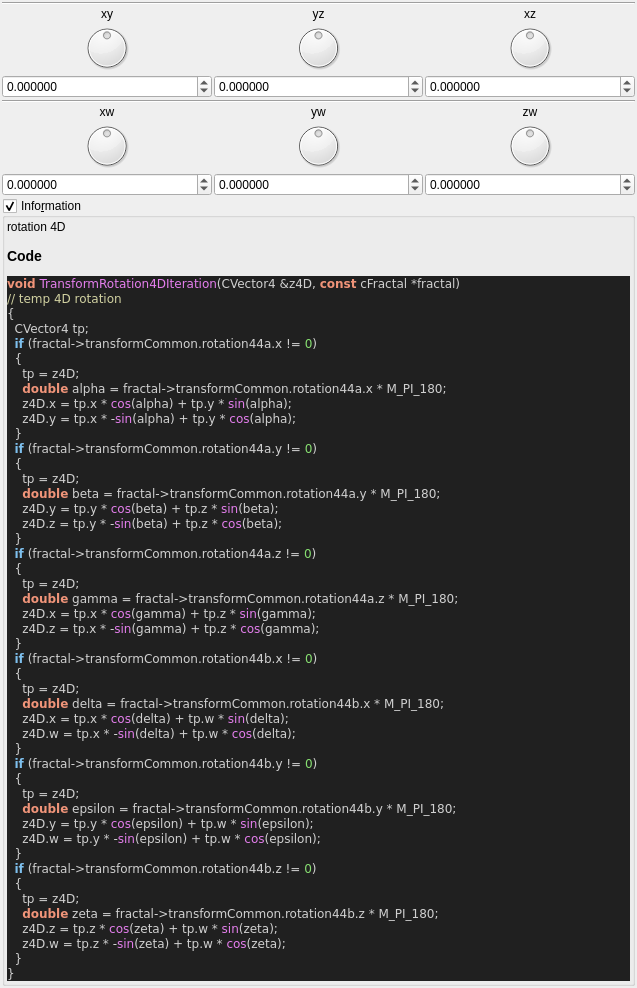
 <widget class="QWidget" name="Form">
  <property name="geometry">
   <rect>
    <x>0</x>
    <y>0</y>
    <width>637</width>
    <height>709</height>
   </rect>
  </property>
  <property name="windowTitle">
   <string notr="true">transf_rotation_4D</string>
  </property>
  <layout class="QVBoxLayout" name="verticalLayout">
   <property name="spacing">
    <number>2</number>
   </property>
   <property name="leftMargin">
    <number>2</number>
   </property>
   <property name="topMargin">
    <number>2</number>
   </property>
   <property name="rightMargin">
    <number>2</number>
   </property>
   <property name="bottomMargin">
    <number>2</number>
   </property>
   <item>
    <layout class="QGridLayout" name="gridLayout_11">
     <property name="spacing">
      <number>2</number>
     </property>
     <item row="2" column="2">
      <widget class="QLabel" name="label_37">
       <property name="text">
        <string notr="true">xz</string>
       </property>
       <property name="alignment">
        <set>Qt::AlignCenter</set>
       </property>
      </widget>
     </item>
     <item row="2" column="1">
      <widget class="QLabel" name="label_38">
       <property name="text">
        <string notr="true">yz</string>
       </property>
       <property name="alignment">
        <set>Qt::AlignCenter</set>
       </property>
      </widget>
     </item>
     <item row="4" column="0">
      <widget class="MyDoubleSpinBox" name="spinboxd3_transf_rotation44a_x">
       <property name="sizePolicy">
        <sizepolicy hsizetype="Minimum" vsizetype="Maximum">
         <horstretch>0</horstretch>
         <verstretch>0</verstretch>
        </sizepolicy>
       </property>
       <property name="prefix">
        <string/>
       </property>
       <property name="suffix">
        <string/>
       </property>
       <property name="decimals">
        <number>6</number>
       </property>
       <property name="minimum">
        <double>-180.000000000000000</double>
       </property>
       <property name="maximum">
        <double>180.000000000000000</double>
       </property>
       <property name="singleStep">
        <double>1.000000000000000</double>
       </property>
      </widget>
     </item>
     <item row="3" column="0">
      <widget class="QDial" name="dial3_transf_rotation44a_x">
       <property name="minimum">
        <number>-18000</number>
       </property>
       <property name="maximum">
        <number>18000</number>
       </property>
       <property name="wrapping">
        <bool>true</bool>
       </property>
      </widget>
     </item>
     <item row="4" column="2">
      <widget class="MyDoubleSpinBox" name="spinboxd3_transf_rotation44a_z">
       <property name="sizePolicy">
        <sizepolicy hsizetype="Minimum" vsizetype="Maximum">
         <horstretch>0</horstretch>
         <verstretch>0</verstretch>
        </sizepolicy>
       </property>
       <property name="prefix">
        <string/>
       </property>
       <property name="suffix">
        <string/>
       </property>
       <property name="decimals">
        <number>6</number>
       </property>
       <property name="minimum">
        <double>-180.000000000000000</double>
       </property>
       <property name="maximum">
        <double>180.000000000000000</double>
       </property>
       <property name="singleStep">
        <double>1.000000000000000</double>
       </property>
      </widget>
     </item>
     <item row="4" column="1">
      <widget class="MyDoubleSpinBox" name="spinboxd3_transf_rotation44a_y">
       <property name="sizePolicy">
        <sizepolicy hsizetype="Minimum" vsizetype="Maximum">
         <horstretch>0</horstretch>
         <verstretch>0</verstretch>
        </sizepolicy>
       </property>
       <property name="prefix">
        <string/>
       </property>
       <property name="suffix">
        <string/>
       </property>
       <property name="decimals">
        <number>6</number>
       </property>
       <property name="minimum">
        <double>-180.000000000000000</double>
       </property>
       <property name="maximum">
        <double>180.000000000000000</double>
       </property>
       <property name="singleStep">
        <double>1.000000000000000</double>
       </property>
      </widget>
     </item>
     <item row="0" column="0" colspan="3">
      <widget class="Line" name="line_2">
       <property name="orientation">
        <enum>Qt::Horizontal</enum>
       </property>
      </widget>
     </item>
     <item row="2" column="0">
      <widget class="QLabel" name="label_40">
       <property name="text">
        <string notr="true">xy</string>
       </property>
       <property name="alignment">
        <set>Qt::AlignCenter</set>
       </property>
      </widget>
     </item>
     <item row="3" column="1">
      <widget class="QDial" name="dial3_transf_rotation44a_y">
       <property name="minimum">
        <number>-18000</number>
       </property>
       <property name="maximum">
        <number>18000</number>
       </property>
       <property name="wrapping">
        <bool>true</bool>
       </property>
      </widget>
     </item>
     <item row="3" column="2">
      <widget class="QDial" name="dial3_transf_rotation44a_z">
       <property name="minimum">
        <number>-18000</number>
       </property>
       <property name="maximum">
        <number>18000</number>
       </property>
       <property name="wrapping">
        <bool>true</bool>
       </property>
      </widget>
     </item>
    </layout>
   </item>
   <item>
    <layout class="QGridLayout" name="gridLayout_14">
     <property name="spacing">
      <number>2</number>
     </property>
     <item row="2" column="2">
      <widget class="QLabel" name="label_48">
       <property name="text">
        <string notr="true">zw</string>
       </property>
       <property name="alignment">
        <set>Qt::AlignCenter</set>
       </property>
      </widget>
     </item>
     <item row="2" column="1">
      <widget class="QLabel" name="label_49">
       <property name="text">
        <string notr="true">yw</string>
       </property>
       <property name="alignment">
        <set>Qt::AlignCenter</set>
       </property>
      </widget>
     </item>
     <item row="2" column="0">
      <widget class="QLabel" name="label_50">
       <property name="text">
        <string notr="true">xw</string>
       </property>
       <property name="alignment">
        <set>Qt::AlignCenter</set>
       </property>
      </widget>
     </item>
     <item row="3" column="1">
      <widget class="QDial" name="dial3_transf_rotation44b_y">
       <property name="minimum">
        <number>-18000</number>
       </property>
       <property name="maximum">
        <number>18000</number>
       </property>
       <property name="wrapping">
        <bool>true</bool>
       </property>
      </widget>
     </item>
     <item row="3" column="2">
      <widget class="QDial" name="dial3_transf_rotation44b_z">
       <property name="minimum">
        <number>-18000</number>
       </property>
       <property name="maximum">
        <number>18000</number>
       </property>
       <property name="wrapping">
        <bool>true</bool>
       </property>
      </widget>
     </item>
     <item row="4" column="0">
      <widget class="MyDoubleSpinBox" name="spinboxd3_transf_rotation44b_x">
       <property name="sizePolicy">
        <sizepolicy hsizetype="Minimum" vsizetype="Maximum">
         <horstretch>0</horstretch>
         <verstretch>0</verstretch>
        </sizepolicy>
       </property>
       <property name="prefix">
        <string/>
       </property>
       <property name="suffix">
        <string/>
       </property>
       <property name="decimals">
        <number>6</number>
       </property>
       <property name="minimum">
        <double>-180.000000000000000</double>
       </property>
       <property name="maximum">
        <double>180.000000000000000</double>
       </property>
       <property name="singleStep">
        <double>1.000000000000000</double>
       </property>
      </widget>
     </item>
     <item row="3" column="0">
      <widget class="QDial" name="dial3_transf_rotation44b_x">
       <property name="minimum">
        <number>-18000</number>
       </property>
       <property name="maximum">
        <number>18000</number>
       </property>
       <property name="wrapping">
        <bool>true</bool>
       </property>
      </widget>
     </item>
     <item row="4" column="2">
      <widget class="MyDoubleSpinBox" name="spinboxd3_transf_rotation44b_z">
       <property name="sizePolicy">
        <sizepolicy hsizetype="Minimum" vsizetype="Maximum">
         <horstretch>0</horstretch>
         <verstretch>0</verstretch>
        </sizepolicy>
       </property>
       <property name="prefix">
        <string/>
       </property>
       <property name="suffix">
        <string/>
       </property>
       <property name="decimals">
        <number>6</number>
       </property>
       <property name="minimum">
        <double>-180.000000000000000</double>
       </property>
       <property name="maximum">
        <double>180.000000000000000</double>
       </property>
       <property name="singleStep">
        <double>1.000000000000000</double>
       </property>
      </widget>
     </item>
     <item row="4" column="1">
      <widget class="MyDoubleSpinBox" name="spinboxd3_transf_rotation44b_y">
       <property name="sizePolicy">
        <sizepolicy hsizetype="Minimum" vsizetype="Maximum">
         <horstretch>0</horstretch>
         <verstretch>0</verstretch>
        </sizepolicy>
       </property>
       <property name="prefix">
        <string/>
       </property>
       <property name="suffix">
        <string/>
       </property>
       <property name="decimals">
        <number>6</number>
       </property>
       <property name="minimum">
        <double>-180.000000000000000</double>
       </property>
       <property name="maximum">
        <double>180.000000000000000</double>
       </property>
       <property name="singleStep">
        <double>1.000000000000000</double>
       </property>
      </widget>
     </item>
     <item row="0" column="0" colspan="3">
      <widget class="Line" name="line_5">
       <property name="orientation">
        <enum>Qt::Horizontal</enum>
       </property>
      </widget>
     </item>
    </layout>
   </item>
   <item>
    <widget class="MyGroupBox" name="groupCheck_info">
     <property name="title">
      <string>Info&amp;rmation</string>
     </property>
     <property name="flat">
      <bool>false</bool>
     </property>
     <property name="checkable">
      <bool>true</bool>
     </property>
     <layout class="QVBoxLayout" name="verticalLayout_2">
      <property name="spacing">
       <number>2</number>
      </property>
      <property name="leftMargin">
       <number>2</number>
      </property>
      <property name="topMargin">
       <number>2</number>
      </property>
      <property name="rightMargin">
       <number>2</number>
      </property>
      <property name="bottomMargin">
       <number>2</number>
      </property>
      <item>
       <widget class="QLabel" name="label_code_content">
        <property name="text">
         <string notr="true">&lt;p&gt;rotation 4D&lt;/p&gt;&lt;table&gt;
&lt;/table&gt;
&lt;h3&gt;Code&lt;/h3&gt;
&lt;body style=&quot;background-color:#202020&quot;&gt;
&lt;pre style=&quot;color:#d0d0d0; background-color:#202020;  font-family:'Courier New',monospace;&quot;&gt;&lt;span style=&quot;color:#f09479; font-weight:bold&quot;&gt;void&lt;/span&gt; &lt;span style=&quot;color:#e47eed&quot;&gt;TransformRotation4DIteration&lt;/span&gt;&lt;span style=&quot;color:#d0d0d0&quot;&gt;(&lt;/span&gt;CVector4 &lt;span style=&quot;color:#d0d0d0&quot;&gt;&amp;amp;&lt;/span&gt;z4D&lt;span style=&quot;color:#d0d0d0&quot;&gt;,&lt;/span&gt; &lt;span style=&quot;color:#f09479; font-weight:bold&quot;&gt;const&lt;/span&gt; cFractal &lt;span style=&quot;color:#d0d0d0&quot;&gt;*&lt;/span&gt;fractal&lt;span style=&quot;color:#d0d0d0&quot;&gt;)&lt;/span&gt;
&lt;span style=&quot;color:#d0d0a0&quot;&gt;// temp 4D rotation&lt;/span&gt;
&lt;span style=&quot;color:#d0d0d0&quot;&gt;{&lt;/span&gt;
  CVector4 tp&lt;span style=&quot;color:#d0d0d0&quot;&gt;;&lt;/span&gt;
  &lt;span style=&quot;color:#7ec0ee; font-weight:bold&quot;&gt;if&lt;/span&gt; &lt;span style=&quot;color:#d0d0d0&quot;&gt;(&lt;/span&gt;fractal&lt;span style=&quot;color:#d0d0d0&quot;&gt;-&amp;gt;&lt;/span&gt;transformCommon&lt;span style=&quot;color:#d0d0d0&quot;&gt;.&lt;/span&gt;rotation44a&lt;span style=&quot;color:#d0d0d0&quot;&gt;.&lt;/span&gt;x &lt;span style=&quot;color:#d0d0d0&quot;&gt;!=&lt;/span&gt; &lt;span style=&quot;color:#87df71&quot;&gt;0&lt;/span&gt;&lt;span style=&quot;color:#d0d0d0&quot;&gt;)&lt;/span&gt;
  &lt;span style=&quot;color:#d0d0d0&quot;&gt;{&lt;/span&gt;
    tp &lt;span style=&quot;color:#d0d0d0&quot;&gt;=&lt;/span&gt; z4D&lt;span style=&quot;color:#d0d0d0&quot;&gt;;&lt;/span&gt;
    &lt;span style=&quot;color:#f09479; font-weight:bold&quot;&gt;double&lt;/span&gt; alpha &lt;span style=&quot;color:#d0d0d0&quot;&gt;=&lt;/span&gt; fractal&lt;span style=&quot;color:#d0d0d0&quot;&gt;-&amp;gt;&lt;/span&gt;transformCommon&lt;span style=&quot;color:#d0d0d0&quot;&gt;.&lt;/span&gt;rotation44a&lt;span style=&quot;color:#d0d0d0&quot;&gt;.&lt;/span&gt;x &lt;span style=&quot;color:#d0d0d0&quot;&gt;*&lt;/span&gt; M_PI_180&lt;span style=&quot;color:#d0d0d0&quot;&gt;;&lt;/span&gt;
    z4D&lt;span style=&quot;color:#d0d0d0&quot;&gt;.&lt;/span&gt;x &lt;span style=&quot;color:#d0d0d0&quot;&gt;=&lt;/span&gt; tp&lt;span style=&quot;color:#d0d0d0&quot;&gt;.&lt;/span&gt;x &lt;span style=&quot;color:#d0d0d0&quot;&gt;*&lt;/span&gt; &lt;span style=&quot;color:#e47eed&quot;&gt;cos&lt;/span&gt;&lt;span style=&quot;color:#d0d0d0&quot;&gt;(&lt;/span&gt;alpha&lt;span style=&quot;color:#d0d0d0&quot;&gt;) +&lt;/span&gt; tp&lt;span style=&quot;color:#d0d0d0&quot;&gt;.&lt;/span&gt;y &lt;span style=&quot;color:#d0d0d0&quot;&gt;*&lt;/span&gt; &lt;span style=&quot;color:#e47eed&quot;&gt;sin&lt;/span&gt;&lt;span style=&quot;color:#d0d0d0&quot;&gt;(&lt;/span&gt;alpha&lt;span style=&quot;color:#d0d0d0&quot;&gt;);&lt;/span&gt;
    z4D&lt;span style=&quot;color:#d0d0d0&quot;&gt;.&lt;/span&gt;y &lt;span style=&quot;color:#d0d0d0&quot;&gt;=&lt;/span&gt; tp&lt;span style=&quot;color:#d0d0d0&quot;&gt;.&lt;/span&gt;x &lt;span style=&quot;color:#d0d0d0&quot;&gt;* -&lt;/span&gt;&lt;span style=&quot;color:#e47eed&quot;&gt;sin&lt;/span&gt;&lt;span style=&quot;color:#d0d0d0&quot;&gt;(&lt;/span&gt;alpha&lt;span style=&quot;color:#d0d0d0&quot;&gt;) +&lt;/span&gt; tp&lt;span style=&quot;color:#d0d0d0&quot;&gt;.&lt;/span&gt;y &lt;span style=&quot;color:#d0d0d0&quot;&gt;*&lt;/span&gt; &lt;span style=&quot;color:#e47eed&quot;&gt;cos&lt;/span&gt;&lt;span style=&quot;color:#d0d0d0&quot;&gt;(&lt;/span&gt;alpha&lt;span style=&quot;color:#d0d0d0&quot;&gt;);&lt;/span&gt;
  &lt;span style=&quot;color:#d0d0d0&quot;&gt;}&lt;/span&gt;
  &lt;span style=&quot;color:#7ec0ee; font-weight:bold&quot;&gt;if&lt;/span&gt; &lt;span style=&quot;color:#d0d0d0&quot;&gt;(&lt;/span&gt;fractal&lt;span style=&quot;color:#d0d0d0&quot;&gt;-&amp;gt;&lt;/span&gt;transformCommon&lt;span style=&quot;color:#d0d0d0&quot;&gt;.&lt;/span&gt;rotation44a&lt;span style=&quot;color:#d0d0d0&quot;&gt;.&lt;/span&gt;y &lt;span style=&quot;color:#d0d0d0&quot;&gt;!=&lt;/span&gt; &lt;span style=&quot;color:#87df71&quot;&gt;0&lt;/span&gt;&lt;span style=&quot;color:#d0d0d0&quot;&gt;)&lt;/span&gt;
  &lt;span style=&quot;color:#d0d0d0&quot;&gt;{&lt;/span&gt;
    tp &lt;span style=&quot;color:#d0d0d0&quot;&gt;=&lt;/span&gt; z4D&lt;span style=&quot;color:#d0d0d0&quot;&gt;;&lt;/span&gt;
    &lt;span style=&quot;color:#f09479; font-weight:bold&quot;&gt;double&lt;/span&gt; beta &lt;span style=&quot;color:#d0d0d0&quot;&gt;=&lt;/span&gt; fractal&lt;span style=&quot;color:#d0d0d0&quot;&gt;-&amp;gt;&lt;/span&gt;transformCommon&lt;span style=&quot;color:#d0d0d0&quot;&gt;.&lt;/span&gt;rotation44a&lt;span style=&quot;color:#d0d0d0&quot;&gt;.&lt;/span&gt;y &lt;span style=&quot;color:#d0d0d0&quot;&gt;*&lt;/span&gt; M_PI_180&lt;span style=&quot;color:#d0d0d0&quot;&gt;;&lt;/span&gt;
    z4D&lt;span style=&quot;color:#d0d0d0&quot;&gt;.&lt;/span&gt;y &lt;span style=&quot;color:#d0d0d0&quot;&gt;=&lt;/span&gt; tp&lt;span style=&quot;color:#d0d0d0&quot;&gt;.&lt;/span&gt;y &lt;span style=&quot;color:#d0d0d0&quot;&gt;*&lt;/span&gt; &lt;span style=&quot;color:#e47eed&quot;&gt;cos&lt;/span&gt;&lt;span style=&quot;color:#d0d0d0&quot;&gt;(&lt;/span&gt;beta&lt;span style=&quot;color:#d0d0d0&quot;&gt;) +&lt;/span&gt; tp&lt;span style=&quot;color:#d0d0d0&quot;&gt;.&lt;/span&gt;z &lt;span style=&quot;color:#d0d0d0&quot;&gt;*&lt;/span&gt; &lt;span style=&quot;color:#e47eed&quot;&gt;sin&lt;/span&gt;&lt;span style=&quot;color:#d0d0d0&quot;&gt;(&lt;/span&gt;beta&lt;span style=&quot;color:#d0d0d0&quot;&gt;);&lt;/span&gt;
    z4D&lt;span style=&quot;color:#d0d0d0&quot;&gt;.&lt;/span&gt;z &lt;span style=&quot;color:#d0d0d0&quot;&gt;=&lt;/span&gt; tp&lt;span style=&quot;color:#d0d0d0&quot;&gt;.&lt;/span&gt;y &lt;span style=&quot;color:#d0d0d0&quot;&gt;* -&lt;/span&gt;&lt;span style=&quot;color:#e47eed&quot;&gt;sin&lt;/span&gt;&lt;span style=&quot;color:#d0d0d0&quot;&gt;(&lt;/span&gt;beta&lt;span style=&quot;color:#d0d0d0&quot;&gt;) +&lt;/span&gt; tp&lt;span style=&quot;color:#d0d0d0&quot;&gt;.&lt;/span&gt;z &lt;span style=&quot;color:#d0d0d0&quot;&gt;*&lt;/span&gt; &lt;span style=&quot;color:#e47eed&quot;&gt;cos&lt;/span&gt;&lt;span style=&quot;color:#d0d0d0&quot;&gt;(&lt;/span&gt;beta&lt;span style=&quot;color:#d0d0d0&quot;&gt;);&lt;/span&gt;
  &lt;span style=&quot;color:#d0d0d0&quot;&gt;}&lt;/span&gt;
  &lt;span style=&quot;color:#7ec0ee; font-weight:bold&quot;&gt;if&lt;/span&gt; &lt;span style=&quot;color:#d0d0d0&quot;&gt;(&lt;/span&gt;fractal&lt;span style=&quot;color:#d0d0d0&quot;&gt;-&amp;gt;&lt;/span&gt;transformCommon&lt;span style=&quot;color:#d0d0d0&quot;&gt;.&lt;/span&gt;rotation44a&lt;span style=&quot;color:#d0d0d0&quot;&gt;.&lt;/span&gt;z &lt;span style=&quot;color:#d0d0d0&quot;&gt;!=&lt;/span&gt; &lt;span style=&quot;color:#87df71&quot;&gt;0&lt;/span&gt;&lt;span style=&quot;color:#d0d0d0&quot;&gt;)&lt;/span&gt;
  &lt;span style=&quot;color:#d0d0d0&quot;&gt;{&lt;/span&gt;
    tp &lt;span style=&quot;color:#d0d0d0&quot;&gt;=&lt;/span&gt; z4D&lt;span style=&quot;color:#d0d0d0&quot;&gt;;&lt;/span&gt;
    &lt;span style=&quot;color:#f09479; font-weight:bold&quot;&gt;double&lt;/span&gt; gamma &lt;span style=&quot;color:#d0d0d0&quot;&gt;=&lt;/span&gt; fractal&lt;span style=&quot;color:#d0d0d0&quot;&gt;-&amp;gt;&lt;/span&gt;transformCommon&lt;span style=&quot;color:#d0d0d0&quot;&gt;.&lt;/span&gt;rotation44a&lt;span style=&quot;color:#d0d0d0&quot;&gt;.&lt;/span&gt;z &lt;span style=&quot;color:#d0d0d0&quot;&gt;*&lt;/span&gt; M_PI_180&lt;span style=&quot;color:#d0d0d0&quot;&gt;;&lt;/span&gt;
    z4D&lt;span style=&quot;color:#d0d0d0&quot;&gt;.&lt;/span&gt;x &lt;span style=&quot;color:#d0d0d0&quot;&gt;=&lt;/span&gt; tp&lt;span style=&quot;color:#d0d0d0&quot;&gt;.&lt;/span&gt;x &lt;span style=&quot;color:#d0d0d0&quot;&gt;*&lt;/span&gt; &lt;span style=&quot;color:#e47eed&quot;&gt;cos&lt;/span&gt;&lt;span style=&quot;color:#d0d0d0&quot;&gt;(&lt;/span&gt;gamma&lt;span style=&quot;color:#d0d0d0&quot;&gt;) +&lt;/span&gt; tp&lt;span style=&quot;color:#d0d0d0&quot;&gt;.&lt;/span&gt;z &lt;span style=&quot;color:#d0d0d0&quot;&gt;*&lt;/span&gt; &lt;span style=&quot;color:#e47eed&quot;&gt;sin&lt;/span&gt;&lt;span style=&quot;color:#d0d0d0&quot;&gt;(&lt;/span&gt;gamma&lt;span style=&quot;color:#d0d0d0&quot;&gt;);&lt;/span&gt;
    z4D&lt;span style=&quot;color:#d0d0d0&quot;&gt;.&lt;/span&gt;z &lt;span style=&quot;color:#d0d0d0&quot;&gt;=&lt;/span&gt; tp&lt;span style=&quot;color:#d0d0d0&quot;&gt;.&lt;/span&gt;x &lt;span style=&quot;color:#d0d0d0&quot;&gt;* -&lt;/span&gt;&lt;span style=&quot;color:#e47eed&quot;&gt;sin&lt;/span&gt;&lt;span style=&quot;color:#d0d0d0&quot;&gt;(&lt;/span&gt;gamma&lt;span style=&quot;color:#d0d0d0&quot;&gt;) +&lt;/span&gt; tp&lt;span style=&quot;color:#d0d0d0&quot;&gt;.&lt;/span&gt;z &lt;span style=&quot;color:#d0d0d0&quot;&gt;*&lt;/span&gt; &lt;span style=&quot;color:#e47eed&quot;&gt;cos&lt;/span&gt;&lt;span style=&quot;color:#d0d0d0&quot;&gt;(&lt;/span&gt;gamma&lt;span style=&quot;color:#d0d0d0&quot;&gt;);&lt;/span&gt;
  &lt;span style=&quot;color:#d0d0d0&quot;&gt;}&lt;/span&gt;
  &lt;span style=&quot;color:#7ec0ee; font-weight:bold&quot;&gt;if&lt;/span&gt; &lt;span style=&quot;color:#d0d0d0&quot;&gt;(&lt;/span&gt;fractal&lt;span style=&quot;color:#d0d0d0&quot;&gt;-&amp;gt;&lt;/span&gt;transformCommon&lt;span style=&quot;color:#d0d0d0&quot;&gt;.&lt;/span&gt;rotation44b&lt;span style=&quot;color:#d0d0d0&quot;&gt;.&lt;/span&gt;x &lt;span style=&quot;color:#d0d0d0&quot;&gt;!=&lt;/span&gt; &lt;span style=&quot;color:#87df71&quot;&gt;0&lt;/span&gt;&lt;span style=&quot;color:#d0d0d0&quot;&gt;)&lt;/span&gt;
  &lt;span style=&quot;color:#d0d0d0&quot;&gt;{&lt;/span&gt;
    tp &lt;span style=&quot;color:#d0d0d0&quot;&gt;=&lt;/span&gt; z4D&lt;span style=&quot;color:#d0d0d0&quot;&gt;;&lt;/span&gt;
    &lt;span style=&quot;color:#f09479; font-weight:bold&quot;&gt;double&lt;/span&gt; delta &lt;span style=&quot;color:#d0d0d0&quot;&gt;=&lt;/span&gt; fractal&lt;span style=&quot;color:#d0d0d0&quot;&gt;-&amp;gt;&lt;/span&gt;transformCommon&lt;span style=&quot;color:#d0d0d0&quot;&gt;.&lt;/span&gt;rotation44b&lt;span style=&quot;color:#d0d0d0&quot;&gt;.&lt;/span&gt;x &lt;span style=&quot;color:#d0d0d0&quot;&gt;*&lt;/span&gt; M_PI_180&lt;span style=&quot;color:#d0d0d0&quot;&gt;;&lt;/span&gt;
    z4D&lt;span style=&quot;color:#d0d0d0&quot;&gt;.&lt;/span&gt;x &lt;span style=&quot;color:#d0d0d0&quot;&gt;=&lt;/span&gt; tp&lt;span style=&quot;color:#d0d0d0&quot;&gt;.&lt;/span&gt;x &lt;span style=&quot;color:#d0d0d0&quot;&gt;*&lt;/span&gt; &lt;span style=&quot;color:#e47eed&quot;&gt;cos&lt;/span&gt;&lt;span style=&quot;color:#d0d0d0&quot;&gt;(&lt;/span&gt;delta&lt;span style=&quot;color:#d0d0d0&quot;&gt;) +&lt;/span&gt; tp&lt;span style=&quot;color:#d0d0d0&quot;&gt;.&lt;/span&gt;w &lt;span style=&quot;color:#d0d0d0&quot;&gt;*&lt;/span&gt; &lt;span style=&quot;color:#e47eed&quot;&gt;sin&lt;/span&gt;&lt;span style=&quot;color:#d0d0d0&quot;&gt;(&lt;/span&gt;delta&lt;span style=&quot;color:#d0d0d0&quot;&gt;);&lt;/span&gt;
    z4D&lt;span style=&quot;color:#d0d0d0&quot;&gt;.&lt;/span&gt;w &lt;span style=&quot;color:#d0d0d0&quot;&gt;=&lt;/span&gt; tp&lt;span style=&quot;color:#d0d0d0&quot;&gt;.&lt;/span&gt;x &lt;span style=&quot;color:#d0d0d0&quot;&gt;* -&lt;/span&gt;&lt;span style=&quot;color:#e47eed&quot;&gt;sin&lt;/span&gt;&lt;span style=&quot;color:#d0d0d0&quot;&gt;(&lt;/span&gt;delta&lt;span style=&quot;color:#d0d0d0&quot;&gt;) +&lt;/span&gt; tp&lt;span style=&quot;color:#d0d0d0&quot;&gt;.&lt;/span&gt;w &lt;span style=&quot;color:#d0d0d0&quot;&gt;*&lt;/span&gt; &lt;span style=&quot;color:#e47eed&quot;&gt;cos&lt;/span&gt;&lt;span style=&quot;color:#d0d0d0&quot;&gt;(&lt;/span&gt;delta&lt;span style=&quot;color:#d0d0d0&quot;&gt;);&lt;/span&gt;
  &lt;span style=&quot;color:#d0d0d0&quot;&gt;}&lt;/span&gt;
  &lt;span style=&quot;color:#7ec0ee; font-weight:bold&quot;&gt;if&lt;/span&gt; &lt;span style=&quot;color:#d0d0d0&quot;&gt;(&lt;/span&gt;fractal&lt;span style=&quot;color:#d0d0d0&quot;&gt;-&amp;gt;&lt;/span&gt;transformCommon&lt;span style=&quot;color:#d0d0d0&quot;&gt;.&lt;/span&gt;rotation44b&lt;span style=&quot;color:#d0d0d0&quot;&gt;.&lt;/span&gt;y &lt;span style=&quot;color:#d0d0d0&quot;&gt;!=&lt;/span&gt; &lt;span style=&quot;color:#87df71&quot;&gt;0&lt;/span&gt;&lt;span style=&quot;color:#d0d0d0&quot;&gt;)&lt;/span&gt;
  &lt;span style=&quot;color:#d0d0d0&quot;&gt;{&lt;/span&gt;
    tp &lt;span style=&quot;color:#d0d0d0&quot;&gt;=&lt;/span&gt; z4D&lt;span style=&quot;color:#d0d0d0&quot;&gt;;&lt;/span&gt;
    &lt;span style=&quot;color:#f09479; font-weight:bold&quot;&gt;double&lt;/span&gt; epsilon &lt;span style=&quot;color:#d0d0d0&quot;&gt;=&lt;/span&gt; fractal&lt;span style=&quot;color:#d0d0d0&quot;&gt;-&amp;gt;&lt;/span&gt;transformCommon&lt;span style=&quot;color:#d0d0d0&quot;&gt;.&lt;/span&gt;rotation44b&lt;span style=&quot;color:#d0d0d0&quot;&gt;.&lt;/span&gt;y &lt;span style=&quot;color:#d0d0d0&quot;&gt;*&lt;/span&gt; M_PI_180&lt;span style=&quot;color:#d0d0d0&quot;&gt;;&lt;/span&gt;
    z4D&lt;span style=&quot;color:#d0d0d0&quot;&gt;.&lt;/span&gt;y &lt;span style=&quot;color:#d0d0d0&quot;&gt;=&lt;/span&gt; tp&lt;span style=&quot;color:#d0d0d0&quot;&gt;.&lt;/span&gt;y &lt;span style=&quot;color:#d0d0d0&quot;&gt;*&lt;/span&gt; &lt;span style=&quot;color:#e47eed&quot;&gt;cos&lt;/span&gt;&lt;span style=&quot;color:#d0d0d0&quot;&gt;(&lt;/span&gt;epsilon&lt;span style=&quot;color:#d0d0d0&quot;&gt;) +&lt;/span&gt; tp&lt;span style=&quot;color:#d0d0d0&quot;&gt;.&lt;/span&gt;w &lt;span style=&quot;color:#d0d0d0&quot;&gt;*&lt;/span&gt; &lt;span style=&quot;color:#e47eed&quot;&gt;sin&lt;/span&gt;&lt;span style=&quot;color:#d0d0d0&quot;&gt;(&lt;/span&gt;epsilon&lt;span style=&quot;color:#d0d0d0&quot;&gt;);&lt;/span&gt;
    z4D&lt;span style=&quot;color:#d0d0d0&quot;&gt;.&lt;/span&gt;w &lt;span style=&quot;color:#d0d0d0&quot;&gt;=&lt;/span&gt; tp&lt;span style=&quot;color:#d0d0d0&quot;&gt;.&lt;/span&gt;y &lt;span style=&quot;color:#d0d0d0&quot;&gt;* -&lt;/span&gt;&lt;span style=&quot;color:#e47eed&quot;&gt;sin&lt;/span&gt;&lt;span style=&quot;color:#d0d0d0&quot;&gt;(&lt;/span&gt;epsilon&lt;span style=&quot;color:#d0d0d0&quot;&gt;) +&lt;/span&gt; tp&lt;span style=&quot;color:#d0d0d0&quot;&gt;.&lt;/span&gt;w &lt;span style=&quot;color:#d0d0d0&quot;&gt;*&lt;/span&gt; &lt;span style=&quot;color:#e47eed&quot;&gt;cos&lt;/span&gt;&lt;span style=&quot;color:#d0d0d0&quot;&gt;(&lt;/span&gt;epsilon&lt;span style=&quot;color:#d0d0d0&quot;&gt;);&lt;/span&gt;
  &lt;span style=&quot;color:#d0d0d0&quot;&gt;}&lt;/span&gt;
  &lt;span style=&quot;color:#7ec0ee; font-weight:bold&quot;&gt;if&lt;/span&gt; &lt;span style=&quot;color:#d0d0d0&quot;&gt;(&lt;/span&gt;fractal&lt;span style=&quot;color:#d0d0d0&quot;&gt;-&amp;gt;&lt;/span&gt;transformCommon&lt;span style=&quot;color:#d0d0d0&quot;&gt;.&lt;/span&gt;rotation44b&lt;span style=&quot;color:#d0d0d0&quot;&gt;.&lt;/span&gt;z &lt;span style=&quot;color:#d0d0d0&quot;&gt;!=&lt;/span&gt; &lt;span style=&quot;color:#87df71&quot;&gt;0&lt;/span&gt;&lt;span style=&quot;color:#d0d0d0&quot;&gt;)&lt;/span&gt;
  &lt;span style=&quot;color:#d0d0d0&quot;&gt;{&lt;/span&gt;
    tp &lt;span style=&quot;color:#d0d0d0&quot;&gt;=&lt;/span&gt; z4D&lt;span style=&quot;color:#d0d0d0&quot;&gt;;&lt;/span&gt;
    &lt;span style=&quot;color:#f09479; font-weight:bold&quot;&gt;double&lt;/span&gt; zeta &lt;span style=&quot;color:#d0d0d0&quot;&gt;=&lt;/span&gt; fractal&lt;span style=&quot;color:#d0d0d0&quot;&gt;-&amp;gt;&lt;/span&gt;transformCommon&lt;span style=&quot;color:#d0d0d0&quot;&gt;.&lt;/span&gt;rotation44b&lt;span style=&quot;color:#d0d0d0&quot;&gt;.&lt;/span&gt;z &lt;span style=&quot;color:#d0d0d0&quot;&gt;*&lt;/span&gt; M_PI_180&lt;span style=&quot;color:#d0d0d0&quot;&gt;;&lt;/span&gt;
    z4D&lt;span style=&quot;color:#d0d0d0&quot;&gt;.&lt;/span&gt;z &lt;span style=&quot;color:#d0d0d0&quot;&gt;=&lt;/span&gt; tp&lt;span style=&quot;color:#d0d0d0&quot;&gt;.&lt;/span&gt;z &lt;span style=&quot;color:#d0d0d0&quot;&gt;*&lt;/span&gt; &lt;span style=&quot;color:#e47eed&quot;&gt;cos&lt;/span&gt;&lt;span style=&quot;color:#d0d0d0&quot;&gt;(&lt;/span&gt;zeta&lt;span style=&quot;color:#d0d0d0&quot;&gt;) +&lt;/span&gt; tp&lt;span style=&quot;color:#d0d0d0&quot;&gt;.&lt;/span&gt;w &lt;span style=&quot;color:#d0d0d0&quot;&gt;*&lt;/span&gt; &lt;span style=&quot;color:#e47eed&quot;&gt;sin&lt;/span&gt;&lt;span style=&quot;color:#d0d0d0&quot;&gt;(&lt;/span&gt;zeta&lt;span style=&quot;color:#d0d0d0&quot;&gt;);&lt;/span&gt;
    z4D&lt;span style=&quot;color:#d0d0d0&quot;&gt;.&lt;/span&gt;w &lt;span style=&quot;color:#d0d0d0&quot;&gt;=&lt;/span&gt; tp&lt;span style=&quot;color:#d0d0d0&quot;&gt;.&lt;/span&gt;z &lt;span style=&quot;color:#d0d0d0&quot;&gt;* -&lt;/span&gt;&lt;span style=&quot;color:#e47eed&quot;&gt;sin&lt;/span&gt;&lt;span style=&quot;color:#d0d0d0&quot;&gt;(&lt;/span&gt;zeta&lt;span style=&quot;color:#d0d0d0&quot;&gt;) +&lt;/span&gt; tp&lt;span style=&quot;color:#d0d0d0&quot;&gt;.&lt;/span&gt;w &lt;span style=&quot;color:#d0d0d0&quot;&gt;*&lt;/span&gt; &lt;span style=&quot;color:#e47eed&quot;&gt;cos&lt;/span&gt;&lt;span style=&quot;color:#d0d0d0&quot;&gt;(&lt;/span&gt;zeta&lt;span style=&quot;color:#d0d0d0&quot;&gt;);&lt;/span&gt;
  &lt;span style=&quot;color:#d0d0d0&quot;&gt;}&lt;/span&gt;
&lt;span style=&quot;color:#d0d0d0&quot;&gt;}&lt;/span&gt;
&lt;/pre&gt;
&lt;/body&gt;</string>
        </property>
        <property name="wordWrap">
         <bool>true</bool>
        </property>
        <property name="openExternalLinks">
         <bool>true</bool>
        </property>
        <property name="textInteractionFlags">
         <set>Qt::LinksAccessibleByMouse|Qt::TextSelectableByMouse</set>
        </property>
       </widget>
      </item>
     </layout>
    </widget>
   </item>
   <item>
    <spacer name="verticalSpacer">
     <property name="orientation">
      <enum>Qt::Vertical</enum>
     </property>
     <property name="sizeHint" stdset="0">
      <size>
       <width>20</width>
       <height>40</height>
      </size>
     </property>
    </spacer>
   </item>
  </layout>
 </widget>
